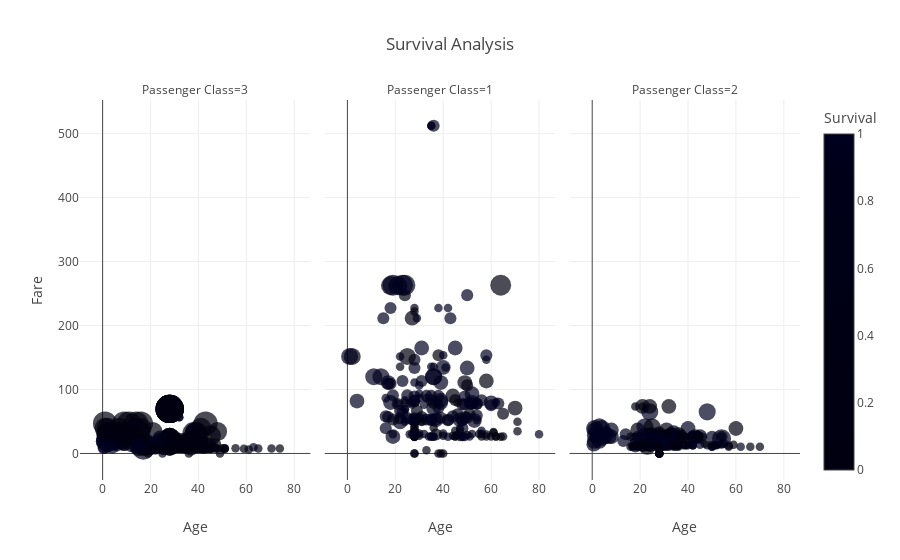

Here is the notebook cell this chart was saved with:
### Code cell
# Create interactive visualizations with Plotly Express
fig = px.scatter(df, x='Age', y='Fare', color='Survived', size='FamilySize', facet_col='Pclass',
                 labels={'Survived': 'Survival', 'Pclass': 'Passenger Class'}, title='Survival Analysis')
fig.show()

# Create a simple Streamlit app
import streamlit as st

st.title('Titanic Survival Analysis')
st.sidebar.header('User Input Features')

# Collect user input for prediction
def user_input_features():
    sex = st.sidebar.selectbox('Sex', ('male', 'female'))
    pclass = st.sidebar.slider('Passenger Class', 1, 3, 2)
    age = st.sidebar.slider('Age', 0, 100, 30)
    family_size = st.sidebar.slider('Family Size', 1, 10, 5)
    fare = st.sidebar.slider('Fare', 0, 600, 30)
    embarked = st.sidebar.selectbox('Embarked', ('C', 'Q', 'S'))

    data = {'Sex': sex, 'Pclass': pclass, 'Age': age, 'FamilySize': family_size, 'Fare': fare, 'Embarked': embarked}
    features = pd.DataFrame(data, index=[0])
    return features

user_input = user_input_features()

# Make predictions
prediction = model.predict(user_input)

# Display prediction
st.subheader('Prediction')
st.write('Survived' if prediction[0] == 1 else 'Not Survived')

### Figure 1 — Plotly figure (JSON) as saved in the notebook; plotly's stock layout.template omitted (floating-point values rounded to 4 significant figures; data arrays with more than 128 entries replaced by an {"elided": "..."} marker saying what was removed)
{"data": [{"hovertemplate": "Passenger Class=3<br>Age=%{x}<br>Fare=%{y}<br>FamilySize=%{marker.size}<br>Survival=%{marker.color}<extra></extra>", "legendgroup": "", "marker": {"color": {"elided": "491 int values"}, "coloraxis": "coloraxis", "size": {"elided": "491 int values"}, "sizemode": "area", "sizeref": 0.0275, "symbol": "circle"}, "mode": "markers", "name": "", "orientation": "v", "showlegend": false, "type": "scatter", "x": {"elided": "491 float values"}, "xaxis": "x", "y": {"elided": "491 float values"}, "yaxis": "y"}, {"hovertemplate": "Passenger Class=1<br>Age=%{x}<br>Fare=%{y}<br>FamilySize=%{marker.size}<br>Survival=%{marker.color}<extra></extra>", "legendgroup": "", "marker": {"color": {"elided": "216 int values"}, "coloraxis": "coloraxis", "size": {"elided": "216 int values"}, "sizemode": "area", "sizeref": 0.0275, "symbol": "circle"}, "mode": "markers", "name": "", "orientation": "v", "showlegend": false, "type": "scatter", "x": {"elided": "216 float values"}, "xaxis": "x2", "y": {"elided": "216 float values"}, "yaxis": "y2"}, {"hovertemplate": "Passenger Class=2<br>Age=%{x}<br>Fare=%{y}<br>FamilySize=%{marker.size}<br>Survival=%{marker.color}<extra></extra>", "legendgroup": "", "marker": {"color": {"elided": "184 int values"}, "coloraxis": "coloraxis", "size": {"elided": "184 int values"}, "sizemode": "area", "sizeref": 0.0275, "symbol": "circle"}, "mode": "markers", "name": "", "orientation": "v", "showlegend": false, "type": "scatter", "x": {"elided": "184 float values"}, "xaxis": "x3", "y": {"elided": "184 float values"}, "yaxis": "y3"}], "layout": {"annotations": [{"font": {}, "showarrow": false, "text": "Passenger Class=3", "x": 0.16, "xanchor": "center", "xref": "paper", "y": 1, "yanchor": "bottom", "yref": "paper"}, {"font": {}, "showarrow": false, "text": "Passenger Class=1", "x": 0.5, "xanchor": "center", "xref": "paper", "y": 1, "yanchor": "bottom", "yref": "paper"}, {"font": {}, "showarrow": false, "text": "Passenger Class=2", "x": 0.84, "xanchor": "center", "xref": "paper", "y": 1, "yanchor": "bottom", "yref": "paper"}], "coloraxis": {"colorbar": {"title": {"text": "Survival"}}, "colorscale": [[0, "#000011"], [0.1111, "#000012"], [0.2222, "#000013"], [0.3333, "#000014"], [0.4444, "#000015"], [0.5556, "#000016"], [0.6667, "#000017"], [0.7778, "#000018"], [0.8889, "#000019"], [1, "#000020"]]}, "legend": {"itemsizing": "constant", "tracegroupgap": 0}, "title": {"text": "Survival Analysis"}, "xaxis": {"anchor": "y", "domain": [0, 0.32], "title": {"text": "Age"}}, "xaxis2": {"anchor": "y2", "domain": [0.34, 0.66], "matches": "x", "title": {"text": "Age"}}, "xaxis3": {"anchor": "y3", "domain": [0.68, 1.0], "matches": "x", "title": {"text": "Age"}}, "yaxis": {"anchor": "x", "domain": [0, 1], "title": {"text": "Fare"}}, "yaxis2": {"anchor": "x2", "domain": [0, 1], "matches": "y", "showticklabels": false}, "yaxis3": {"anchor": "x3", "domain": [0, 1], "matches": "y", "showticklabels": false}}}
